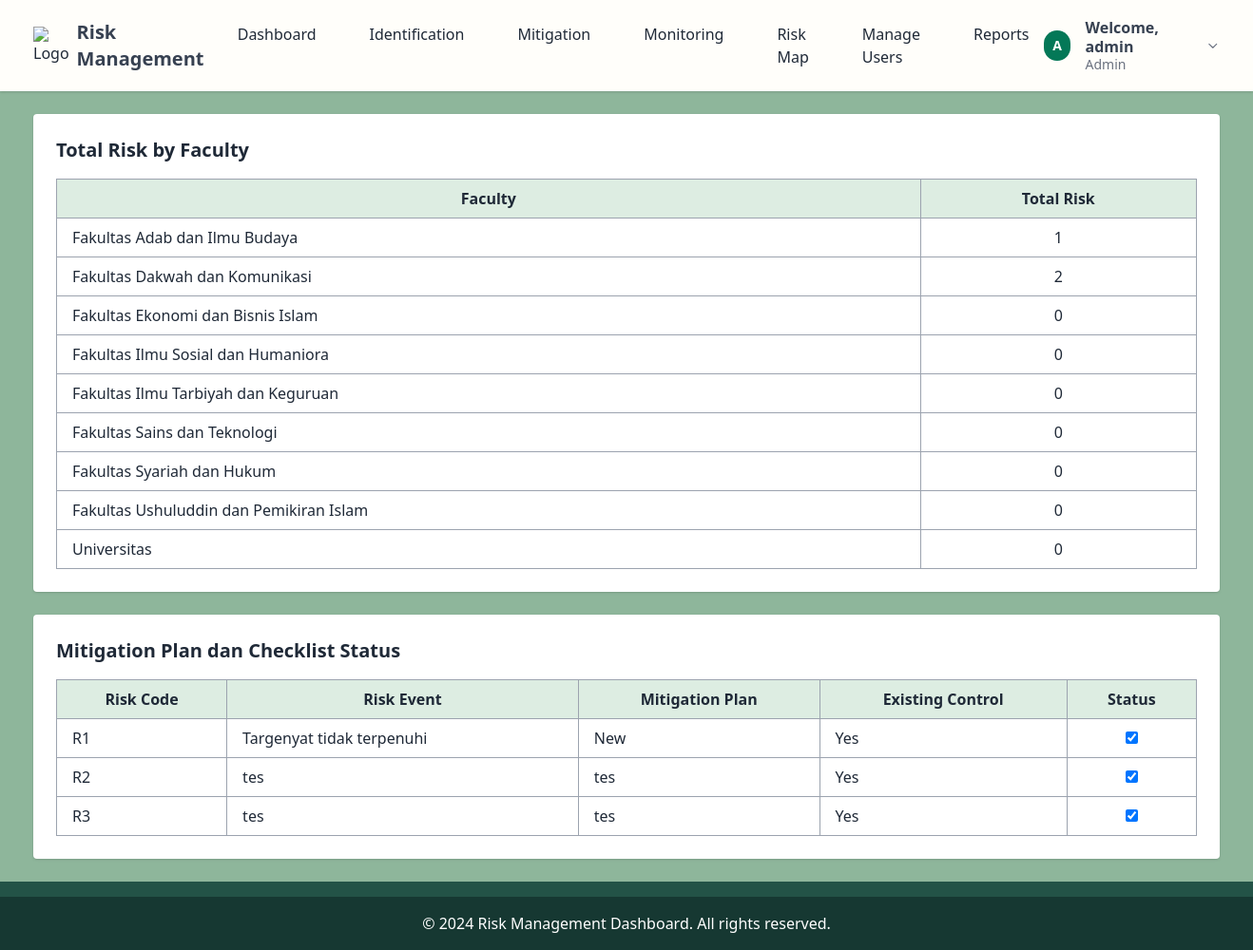
The page /pages/reports.php (signed in) on the database its author committed.
### tables this page shows
CREATE TABLE `mitigations` (
  `id` int NOT NULL,
  `risk_code` varchar(10) DEFAULT NULL,
  `inherent_likehood` tinyint DEFAULT NULL,
  `inherent_impact` tinyint DEFAULT NULL,
  `inherent_risk_level` int DEFAULT NULL,
  `existing_control` enum('Yes','No') DEFAULT NULL,
  `control_quality` enum('Sufficient','Not Sufficient') DEFAULT NULL,
  `execution_status` enum('On Progress','Pending','Completed') DEFAULT NULL,
  `residual_likehood` tinyint DEFAULT NULL,
  `residual_impact` tinyint DEFAULT NULL,
  `residual_risk_level` int DEFAULT NULL,
  `risk_treatment` enum('Accept','Share','Reduce','avoid') DEFAULT NULL,
  `mitigation_plan` text,
  `after_mitigation_likehood` tinyint DEFAULT NULL,
  `after_mitigation_impact` tinyint DEFAULT NULL,
  `after_mitigation_risk_level` int DEFAULT NULL,
  `faculty_id` int DEFAULT NULL,
  `is_completed` tinyint(1) NOT NULL DEFAULT '0'
);

CREATE TABLE `risks` (
  `id` int NOT NULL,
  `objective` text NOT NULL,
  `process_business` enum('Akademik','Finansial','Kepegawaian') NOT NULL,
  `risk_category` enum('Strategic','Financial','Operational') NOT NULL,
  `risk_code` varchar(10) NOT NULL,
  `risk_event` text NOT NULL,
  `risk_cause` text NOT NULL,
  `risk_source` enum('Internal','External') NOT NULL,
  `qualitative` text,
  `quantitative` varchar(50) DEFAULT NULL,
  `risk_owner` text,
  `department` text,
  `faculty_id` int DEFAULT NULL,
  `created_by` int DEFAULT NULL
);

### classes/ReportManager.php (called while the page is built, shortened)
<?php
class ReportManager {
    private $conn;
    public function __construct($conn) {
        $this->conn = $conn;
    }
    public function getRisksPerFaculty() {
        $query = $this->conn->query("
            SELECT
                COALESCE(faculties.nama_lengkap, faculties.faculty_name) AS nama_fakultas,
                COUNT(risks.id) AS total_risks
            FROM faculties
            LEFT JOIN risks ON faculties.id = risks.faculty_id
            GROUP BY nama_fakultas
        ");
        return $query->fetchAll(PDO::FETCH_ASSOC);
    }
    public function getMitigations() {
        $query = $this->conn->query("
            SELECT
                risks.risk_code, risks.risk_event,
                mitigations.mitigation_plan, mitigations.existing_control, mitigations.is_completed
            FROM mitigations
            JOIN risks ON mitigations.risk_code = risks.risk_code
        ");
        return $query->fetchAll(PDO::FETCH_ASSOC);
    }
}
?>

### pages/reports.php (the view, shortened to what this page needs)
<?php
require_once '../includes/init.php';
require_once '../classes/ReportManager.php';
$username = $_SESSION['username'];
$reportManager = new ReportManager($conn);
$faculties = $reportManager->getRisksPerFaculty();
$mitigations = $reportManager->getMitigations();
?>
<!DOCTYPE html>
<html lang="id">
<head>
    <link rel="stylesheet" href="../assets/css/palette.css">
    <link href="https://cdn.jsdelivr.net/npm/tailwindcss@2.2.19/dist/tailwind.min.css" rel="stylesheet">
</head>
<header class="bg-beige shadow">
    <div class="container mx-auto px-4 py-4 flex justify-between items-center relative">
        <div class="flex items-center space-x-2">
            <img src="../assets/img/logo.png" alt="Logo" class="w-10 h-10">
            <span class="text-xl font-bold text-gray-700">Risk Management</span>
        </div>
        <nav id="navMenu" class="hidden md:flex md:space-x-6 absolute md:static top-16 left-0 w-full md:w-auto bg-white md:bg-transparent shadow md:shadow-none z-20 transition-all duration-300 ease-in-out">
            <a href="dashboard.php" class="block px-4 py-2 hover:bg-green-700 hover:text-white rounded transition-all duration-300">Dashboard</a>
            <a href="identification.php" class="block px-4 py-2 hover:bg-green-700 hover:text-white rounded transition-all duration-300">Identification</a>
            <a href="mitigation.php" class="block px-4 py-2 hover:bg-green-700 hover:text-white rounded transition-all duration-300">Mitigation</a>
            <a href="monitoring.php" class="block px-4 py-2 hover:bg-green-700 hover:text-white rounded transition-all duration-300">Monitoring</a>
            <a href="riskmap.php" class="block px-4 py-2 hover:bg-green-700 hover:text-white rounded transition-all duration-300">Risk Map</a>
            <?php if ($_SESSION['role'] === 'admin'): ?>
                <a href="manage_users.php" class="block px-4 py-2 hover:bg-green-700 hover:text-white rounded transition-all duration-300">Manage Users</a>
                <a href="reports.php" class="block px-4 py-2 hover:bg-green-700 hover:text-white rounded transition-all duration-300">Reports</a>
            <?php endif; ?>
        </nav>
        <div class="relative">
            <button id="userMenuButton" class="flex items-center space-x-4 focus:outline-none transition-all duration-300 hover:scale-105">
                <div class="bg-green-700 w-8 h-8 rounded-full flex justify-center items-center text-white font-bold text-sm">
                    <?php echo strtoupper(substr($_SESSION['username'], 0, 1)); ?>
                </div>
                <div class="hidden md:flex flex-col text-left">
                    <span class="text-gray-700 font-semibold text-base leading-tight">Welcome, <?php echo htmlspecialchars($username); ?></span>
                    <span class="text-gray-500 text-sm leading-tight"><?php echo ucfirst($_SESSION['role']); ?></span>
                </div>
                <svg class="w-4 h-4 text-gray-500 ml-2 transition-transform duration-300 transform group-hover:rotate-180" xmlns="http://www.w3.org/2000/svg" fill="none" viewBox="0 0 24 24" stroke="currentColor">
                    <path stroke-linecap="round" stroke-linejoin="round" stroke-width="2" d="M19 9l-7 7-7-7" />
                </svg>
            </button>
        </div>
    </div>
</header>
<body class="bg-light-green text-gray-800">
<main class="container mx-auto px-4 py-6">
    <section class="bg-white p-6 rounded shadow mb-6">
        <h2 class="text-xl font-bold mb-4">Total Risk by Faculty</h2>
        <div class="overflow-x-auto">
            <table class="table-auto w-full border border-gray-300">
                <thead class="bg-beige-green">
                    <tr>
                        <th class="border border-gray-400 px-4 py-2">Faculty</th>
                        <th class="border border-gray-400 px-4 py-2">Total Risk</th>
                    </tr>
                </thead>
                <tbody>
                    <?php foreach ($faculties as $faculty): ?>
                        <tr>
                            <td class="border border-gray-400 px-4 py-2"><?= htmlspecialchars($faculty['nama_fakultas']); ?></td>
                            <td class="border border-gray-400 px-4 py-2 text-center">
                                <?= htmlspecialchars($faculty['total_risks']); ?>
                            </td>
                        </tr>
                    <?php endforeach; ?>
                </tbody>
            </table>
        </div>
    </section>
    <section class="bg-white p-6 rounded shadow">
        <h2 class="text-xl font-bold mb-4">Mitigation Plan dan Checklist Status</h2>
        <div class="overflow-x-auto">
            <table class="table-auto w-full border border-gray-300">
                <thead class="bg-beige-green">
                    <tr>
                        <th class="border border-gray-400 px-4 py-2">Risk Code</th>
                        <th class="border border-gray-400 px-4 py-2">Risk Event</th>
                        <th class="border border-gray-400 px-4 py-2">Mitigation Plan</th>
                        <th class="border border-gray-400 px-4 py-2">Existing Control</th>
                        <th class="border border-gray-400 px-4 py-2">Status</th>
                    </tr>
                </thead>
                <tbody>
                    <?php foreach ($mitigations as $mitigation): ?>
                        <tr>
                            <td class="border border-gray-400 px-4 py-2"><?= htmlspecialchars($mitigation['risk_code']); ?></td>
                            <td class="border border-gray-400 px-4 py-2"><?= htmlspecialchars($mitigation['risk_event']); ?></td>
                            <td class="border border-gray-400 px-4 py-2"><?= htmlspecialchars($mitigation['mitigation_plan']); ?></td>
                            <td class="border border-gray-400 px-4 py-2"><?= htmlspecialchars($mitigation['existing_control']); ?></td>
                            <td class="border border-gray-400 px-4 py-2 text-center">
                                <form method="POST" action="reports.php">
                                    <input type="checkbox" name="is_completed" onchange="this.form.submit()"
                                        <?= $mitigation['is_completed'] ? 'checked' : ''; ?>>
                                </form>
                            </td>
                        </tr>
                    <?php endforeach; ?>
                </tbody>
            </table>
        </div>
    </section>
</main>
    <footer class="bg-dark-green text-white text-center">
            <div class="bg-medium-green py-2"></div>
                <div class="py-4">
                    © 2024 Risk Management Dashboard. All rights reserved.
                </div>
    </footer>
</body>
</html>

### assets/css/palette.css (style rules this page uses)
.bg-dark-green { background-color: #163832 !important; }
.bg-medium-green { background-color: #235347 !important; }
.bg-light-green { background-color: #8EB69B !important; }
.bg-beige { background-color: #fffefa !important; }
.bg-beige-green { background-color: #ddede2 !important; }

### rows shown on the page
mitigations: risks.risk_code "R1", risks.risk_event "Targenyat tidak terpenuhi", mitigation_plan "New", existing_control "Yes", is_completed "☑"
mitigations: risks.risk_code "R2", risks.risk_event "tes", mitigation_plan "tes", existing_control "Yes", is_completed "☑"
mitigations: risks.risk_code "R3", risks.risk_event "tes", mitigation_plan "tes", existing_control "Yes", is_completed "☑"

### other values the page prints
substr($_SESSION['username'], 0, 1) "A"
$username "admin"
$_SESSION['role'] "Admin"
$faculty['nama_fakultas'] "Fakultas Adab dan Ilmu Budaya"
$faculty['total_risks'] "1"
$faculty['nama_fakultas'] "Fakultas Dakwah dan Komunikasi"
$faculty['total_risks'] "2"
$faculty['nama_fakultas'] "Fakultas Ekonomi dan Bisnis Islam"
$faculty['total_risks'] "0"
$faculty['nama_fakultas'] "Fakultas Ilmu Sosial dan Humaniora"
$faculty['nama_fakultas'] "Fakultas Ilmu Tarbiyah dan Keguruan"
$faculty['nama_fakultas'] "Fakultas Sains dan Teknologi"
$faculty['nama_fakultas'] "Fakultas Syariah dan Hukum"
$faculty['nama_fakultas'] "Fakultas Ushuluddin dan Pemikiran Islam"
$faculty['nama_fakultas'] "Universitas"
